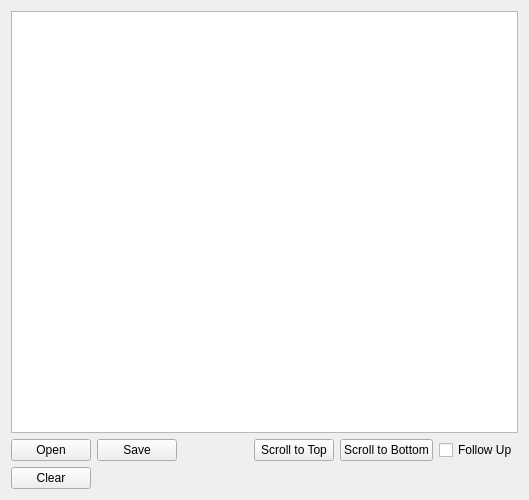
<?xml version="1.0" encoding="UTF-8"?>
<ui version="4.0">
 <class>MessageStreamWidget</class>
 <widget class="QWidget" name="MessageStreamWidget">
  <property name="geometry">
   <rect>
    <x>0</x>
    <y>0</y>
    <width>529</width>
    <height>500</height>
   </rect>
  </property>
  <property name="windowTitle">
   <string>Form</string>
  </property>
  <layout class="QVBoxLayout" name="verticalLayout">
   <item>
    <widget class="QTableView" name="msgStreamTableView"/>
   </item>
   <item>
    <layout class="QHBoxLayout" name="horizontalLayout">
     <item>
      <widget class="QPushButton" name="loadBtn">
       <property name="text">
        <string>Open</string>
       </property>
      </widget>
     </item>
     <item>
      <widget class="QPushButton" name="storeBtn">
       <property name="text">
        <string>Save</string>
       </property>
      </widget>
     </item>
     <item>
      <spacer name="horizontalSpacer">
       <property name="orientation">
        <enum>Qt::Horizontal</enum>
       </property>
       <property name="sizeHint" stdset="0">
        <size>
         <width>40</width>
         <height>20</height>
        </size>
       </property>
      </spacer>
     </item>
     <item>
      <widget class="QPushButton" name="scrollTopBtn">
       <property name="text">
        <string>Scroll to Top</string>
       </property>
      </widget>
     </item>
     <item>
      <widget class="QPushButton" name="scrollBottomBtn">
       <property name="text">
        <string>Scroll to Bottom</string>
       </property>
      </widget>
     </item>
     <item>
      <widget class="QCheckBox" name="followUpCheckBox">
       <property name="text">
        <string>Follow Up</string>
       </property>
      </widget>
     </item>
    </layout>
   </item>
   <item>
    <layout class="QHBoxLayout" name="horizontalLayout_2">
     <item>
      <widget class="QPushButton" name="clearStreamBtn">
       <property name="text">
        <string>Clear</string>
       </property>
      </widget>
     </item>
     <item>
      <spacer name="horizontalSpacer_2">
       <property name="orientation">
        <enum>Qt::Horizontal</enum>
       </property>
       <property name="sizeHint" stdset="0">
        <size>
         <width>40</width>
         <height>20</height>
        </size>
       </property>
      </spacer>
     </item>
    </layout>
   </item>
  </layout>
 </widget>
 <resources/>
 <connections/>
</ui>
